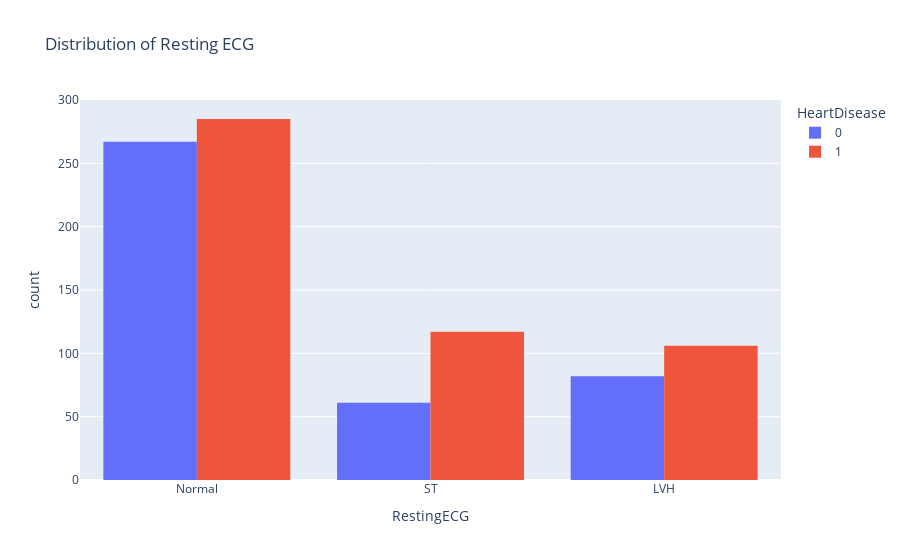

Here is the notebook cell this chart was saved with:
### Markdown cell above
### Resting ECG

### Code cell
fig=px.histogram(df,
                 x="RestingECG",
                 color="HeartDisease",
                 hover_data=df.columns,
                 title="Distribution of Resting ECG",
                 barmode="group")
fig.show()

### Figure 1 — Plotly figure (JSON) as saved in the notebook; plotly's stock layout.template omitted (floating-point values rounded to 4 significant figures; data arrays with more than 128 entries replaced by an {"elided": "..."} marker saying what was removed)
{"data": [{"alignmentgroup": "True", "bingroup": "x", "hovertemplate": "HeartDisease=0<br>RestingECG=%{x}<br>count=%{y}<extra></extra>", "legendgroup": "0", "marker": {"color": "#636efa", "pattern": {"shape": ""}}, "name": "0", "offsetgroup": "0", "orientation": "v", "showlegend": true, "type": "histogram", "x": {"elided": "410 str values"}, "xaxis": "x", "yaxis": "y"}, {"alignmentgroup": "True", "bingroup": "x", "hovertemplate": "HeartDisease=1<br>RestingECG=%{x}<br>count=%{y}<extra></extra>", "legendgroup": "1", "marker": {"color": "#EF553B", "pattern": {"shape": ""}}, "name": "1", "offsetgroup": "1", "orientation": "v", "showlegend": true, "type": "histogram", "x": {"elided": "508 str values"}, "xaxis": "x", "yaxis": "y"}], "layout": {"barmode": "group", "legend": {"title": {"text": "HeartDisease"}, "tracegroupgap": 0}, "title": {"text": "Distribution of Resting ECG"}, "xaxis": {"anchor": "y", "domain": [0, 1], "title": {"text": "RestingECG"}}, "yaxis": {"anchor": "x", "domain": [0, 1], "title": {"text": "count"}}}}
